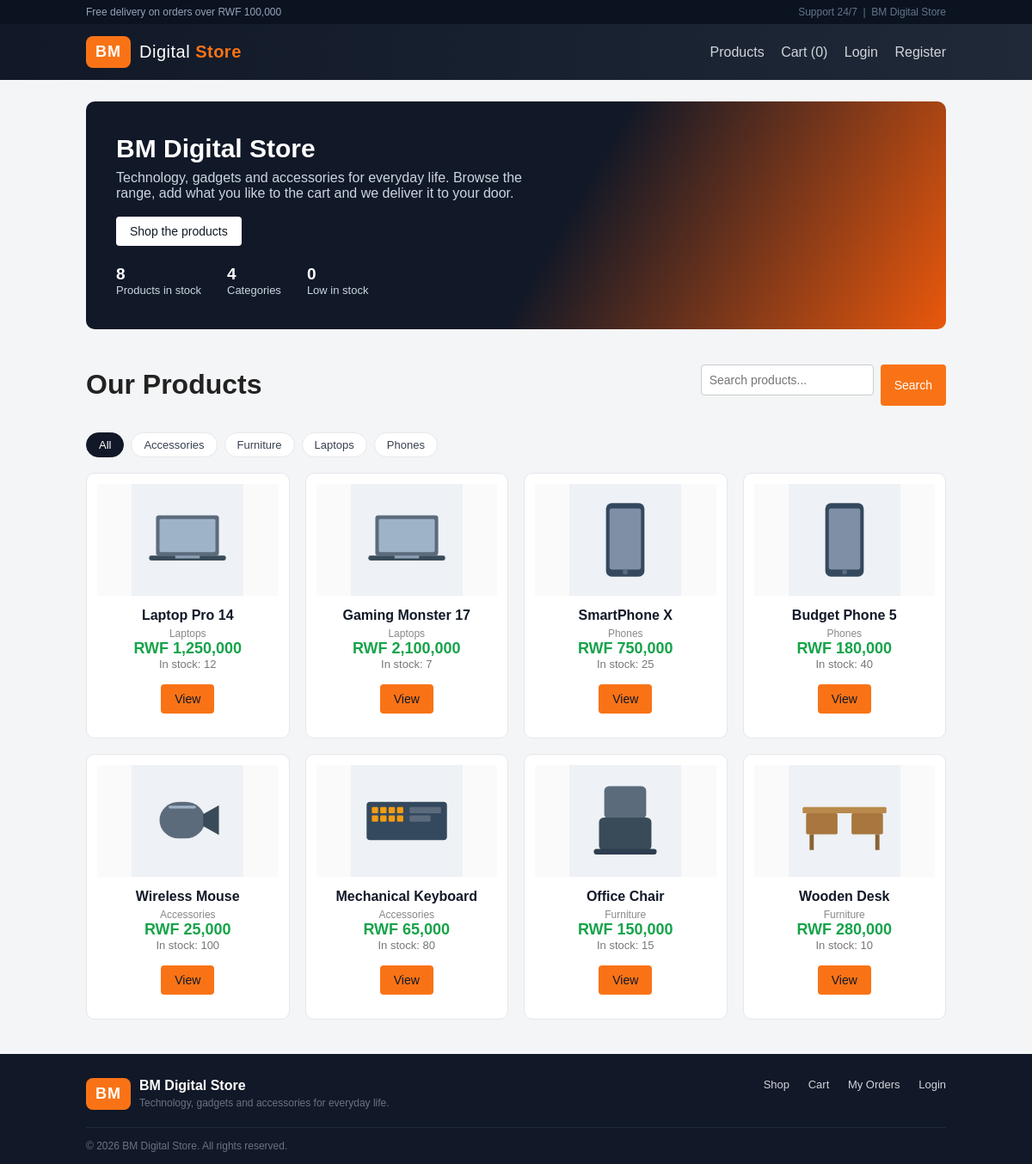
The page / on the database its author committed.
### tables this page shows
CREATE TABLE categories (
    id   INT AUTO_INCREMENT PRIMARY KEY,
    name VARCHAR(100) NOT NULL
);

CREATE TABLE products (
    id          INT AUTO_INCREMENT PRIMARY KEY,
    category_id INT DEFAULT NULL,
    name        VARCHAR(150) NOT NULL,
    description TEXT,
    price       DECIMAL(10,2) NOT NULL DEFAULT 0.00,
    stock       INT NOT NULL DEFAULT 0,
    image       VARCHAR(255) DEFAULT NULL,   
    created_at  TIMESTAMP DEFAULT CURRENT_TIMESTAMP,
    FOREIGN KEY (category_id) REFERENCES categories(id) ON DELETE SET NULL
);

### config/functions.php (called while the page is built, shortened)
<?php
require_once __DIR__ . '/db.php';
function e($text)
{
    global $conn;
    return htmlspecialchars(mysqli_real_escape_string($conn, $text));
}
function run_query($sql)
{
    global $conn;
    $result = mysqli_query($conn, $sql);
    return $result;
}
function get_all($sql)
{
    $rows = array();
    $result = run_query($sql);
    while ($row = mysqli_fetch_assoc($result)) {
        $rows[] = $row;
    }
    return $rows;
}
function get_value($sql)
{
    $result = run_query($sql);
    $row = mysqli_fetch_row($result);
    return $row ? $row[0] : null;
}
function price($amount)
{
    $amount = (float) $amount;
    if (floor($amount) == $amount) {
        return 'RWF ' . number_format($amount, 0);
    }
    return 'RWF ' . number_format($amount, 2);
}
function is_logged_in()
{
    return isset($_SESSION['user_id']);
}
function cart_count()
{
    return isset($_SESSION['cart']) ? array_sum($_SESSION['cart']) : 0;
}
function product_image($filename)
{
    $filename = (string) $filename;
    if ($filename !== '' && file_exists(IMAGE_FOLDER . $filename)) {
        return 'assets/uploads/' . $filename;
    }
    return 'assets/uploads/placeholder.svg';
}

### index.php (the view, shortened to what this page needs)
<?php
require_once __DIR__ . '/includes/header.php';
$category_id = isset($_GET['category']) ? (int) $_GET['category'] : 0;
$search      = isset($_GET['search']) ? trim($_GET['search']) : '';
$where  = '';
$sql = "SELECT p.*, c.name AS category_name
        FROM products p
        LEFT JOIN categories c ON p.category_id = c.id
        WHERE 1=1 " . $where . "
        ORDER BY p.id ASC";
$products = get_all($sql);
$categories = get_all("SELECT * FROM categories ORDER BY name");
$product_count = get_value("SELECT COUNT(*) FROM products");
$low_stock     = (int) get_value("SELECT COUNT(*) FROM products WHERE stock <= 5");
?>
<div class="hero">
    <h1>BM Digital Store</h1>
    <p>Technology, gadgets and accessories for everyday life. Browse the range, add what you
       like to the cart and we deliver it to your door.</p>
    <a class="btn" href="#products">Shop the products</a>
    <div class="hero-stats">
        <div><b><?php echo (int) $product_count; ?></b>Products in stock</div>
        <div><b><?php echo count($categories); ?></b>Categories</div>
        <div><b><?php echo $low_stock; ?></b>Low in stock</div>
    </div>
</div>
<div class="page-head" id="products">
    <h1>Our Products</h1>
    <form method="get" action="index.php" style="display:flex;gap:8px;">
        <input type="text" name="search" placeholder="Search products..." value="<?php echo e($search); ?>">
        <button class="btn" type="submit">Search</button>
    </form>
</div>
<p class="category-bar">
    <a class="<?php echo $category_id == 0 ? 'active' : ''; ?>" href="index.php">All</a>
    <?php foreach ($categories as $cat): ?>
        <a class="<?php echo $category_id == (int) $cat['id'] ? 'active' : ''; ?>"
           href="index.php?category=<?php echo (int) $cat['id']; ?>"><?php echo e($cat['name']); ?></a>
    <?php endforeach; ?>
</p>
<?php if (count($products) == 0): ?>
    <p>No products found.</p>
<?php else: ?>
    <div class="products">
        <?php foreach ($products as $p): ?>
            <div class="product-card">
                <a href="product.php?id=<?php echo (int) $p['id']; ?>">
                    <img src="<?php echo e(product_image($p['image'])); ?>"
                         alt="<?php echo e($p['name']); ?>">
                    <h3><?php echo e($p['name']); ?></h3>
                </a>
                <div class="cat"><?php echo e($p['category_name']); ?></div>
                <div class="price"><?php echo price($p['price']); ?></div>
                <?php if ($p['stock'] > 0): ?>
                    <div class="muted">In stock: <?php echo (int) $p['stock']; ?></div>
                <?php else: ?>
                    <div class="stock-out">Out of stock</div>
                <?php endif; ?>
                <p><a class="btn" href="product.php?id=<?php echo (int) $p['id']; ?>">View</a></p>
            </div>
        <?php endforeach; ?>
    </div>
<?php endif; ?>
<?php require_once __DIR__ . '/includes/footer.php'; ?>

### includes/header.php (shortened to what this page needs)
<?php
require_once __DIR__ . '/../config/db.php';
require_once __DIR__ . '/../config/functions.php';
$base_url  = isset($base_url) ? $base_url : '';
$cart_count = cart_count();
$shop_name  = 'BM Digital Store';
?>
<!DOCTYPE html>
<html lang="en">
<head>
    <link rel="stylesheet" href="<?php echo $base_url; ?>assets/style.css">
</head>
<body>
<div class="top-bar">
    <div class="container">
        <span>Free delivery on orders over RWF 100,000</span>
        <span class="top-right">Support 24/7 &nbsp;|&nbsp; <?php echo e($shop_name); ?></span>
    </div>
</div>
<header class="site-header">
    <div class="container header-inner">
        <a class="logo" href="<?php echo $base_url; ?>index.php">
            <span class="logo-mark">BM</span>
            <span class="logo-text">Digital <b>Store</b></span>
        </a>
        <nav class="nav">
            <a href="<?php echo $base_url; ?>index.php">Products</a>
            <a href="<?php echo $base_url; ?>cart.php">Cart (<?php echo $cart_count; ?>)</a>
            <?php if (is_logged_in()): ?>
                <a href="<?php echo $base_url; ?>orders.php">My Orders</a>
                <span class="hello">Hi, <?php echo e($_SESSION['name']); ?></span>
                <a href="<?php echo $base_url; ?>logout.php">Logout</a>
            <?php else: ?>
                <a href="<?php echo $base_url; ?>login.php">Login</a>
                <a href="<?php echo $base_url; ?>register.php">Register</a>
            <?php endif; ?>
        </nav>
    </div>
</header>
<main class="container">

### includes/footer.php
</main>
<footer class="site-footer">
    <div class="container footer-inner">
        <div class="footer-brand">
            <span class="logo-mark">BM</span>
            <div>
                <strong>BM Digital Store</strong>
                <p class="muted">Technology, gadgets and accessories for everyday life.</p>
            </div>
        </div>
        <div class="footer-links">
            <a href="<?php echo $base_url; ?>index.php">Shop</a>
            <a href="<?php echo $base_url; ?>cart.php">Cart</a>
            <a href="<?php echo $base_url; ?>orders.php">My Orders</a>
            <a href="<?php echo $base_url; ?>login.php">Login</a>
        </div>
    </div>
    <div class="container footer-bottom">
        <p>&copy; <?php echo date('Y'); ?> BM Digital Store. All rights reserved.</p>
    </div>
</footer>
</body>
</html>

### assets/style.css (style rules this page uses)
:root { --dark: #111827; --darker: #0b1220; --brand: #f97316; --brand-dark: #ea580c; --green: #16a34a; --grey: #6b7280; --line: #e5e7eb; }
* { box-sizing: border-box; }
body { margin: 0; font-family: Arial, Helvetica, sans-serif; background: #f4f5f7; color: #222; }
.container { width: 1000px; max-width: 95%; margin: 0 auto; }
.top-bar { background: var(--darker); color: #94a3b8; font-size: 12px; padding: 7px 0; }
.top-bar .container { display: flex; justify-content: space-between; }
.top-right { color: #64748b; }
.site-header { background: linear-gradient(90deg, var(--dark), #1f2937); color: #fff; padding: 14px 0; margin-bottom: 25px; }
.header-inner { display: flex; justify-content: space-between; align-items: center; }
.logo { display: flex; align-items: center; gap: 10px; color: #fff; text-decoration: none; }
.logo-mark { display: inline-block; background: var(--brand); color: #fff; font-weight: bold; font-size: 18px; padding: 8px 11px; border-radius: 8px; letter-spacing: 1px; }
.logo-text { font-size: 20px; letter-spacing: 0.5px; }
.logo-text b { color: var(--brand); }
.nav a { color: #d1d5db; text-decoration: none; margin-left: 15px; }
.hero { background: linear-gradient(120deg, var(--dark) 55%, var(--brand-dark)); color: #fff; border-radius: 10px; padding: 38px 35px; margin-bottom: 25px; }
.hero h1 { margin: 0 0 8px; font-size: 30px; }
.hero p { margin: 0 0 18px; color: #cbd5e1; max-width: 520px; }
.hero .btn { background: #fff; color: var(--dark); }
.hero-stats { display: flex; gap: 30px; margin-top: 22px; font-size: 13px; color: #cbd5e1; }
.hero-stats b { display: block; color: #fff; font-size: 19px; }
.category-bar { margin: 0 0 18px; display: flex; flex-wrap: wrap; gap: 8px; }
.category-bar a { background: #fff; border: 1px solid var(--line); color: #374151; text-decoration: none; font-size: 13px; padding: 6px 14px; border-radius: 20px; }
.category-bar a.active { background: var(--dark); border-color: var(--dark); color: #fff; }
.products { display: grid; grid-template-columns: repeat(4, 1fr); gap: 18px; }
.product-card { background: #fff; border: 1px solid var(--line); border-radius: 10px; padding: 12px; text-align: center; transition: box-shadow 0.2s, transform 0.2s; }
.product-card img { width: 100%; height: 130px; object-fit: contain; background: #fafafa; }
.product-card h3 { font-size: 16px; margin: 10px 0 5px; }
.product-card a { color: var(--dark); text-decoration: none; }
.product-card .price { color: var(--green); font-weight: bold; font-size: 18px; }
.product-card .cat { color: #888; font-size: 12px; }
.btn { display: inline-block; background: var(--brand); color: #fff; border: none; padding: 9px 16px; border-radius: 4px; cursor: pointer; text-decoration: none; font-size: 14px; }
input[type=text], input[type=email], input[type=password], input[type=number], textarea, select { width: 100%; padding: 9px; margin-bottom: 12px; border: 1px solid #ccc; border-radius: 4px; font-size: 14px; }
.page-head { display: flex; justify-content: space-between; align-items: center; margin-bottom: 15px; }
.muted { color: #777; font-size: 13px; }
.site-footer { background: var(--dark); color: #9ca3af; padding: 28px 0 0; margin-top: 40px; font-size: 13px; }
.footer-inner { display: flex; justify-content: space-between; align-items: flex-start; flex-wrap: wrap; gap: 18px; padding-bottom: 20px; }
.footer-brand { display: flex; align-items: flex-start; gap: 10px; }
.footer-brand strong { color: #fff; font-size: 16px; }
.footer-brand .muted { color: #6b7280; margin: 4px 0 0; font-size: 12px; }
.footer-links a { color: #d1d5db; text-decoration: none; margin-left: 18px; }
.footer-bottom { border-top: 1px solid #1f2937; padding: 14px 0; }
.footer-bottom p { margin: 0; color: #6b7280; font-size: 12px; }

### rows shown on the page
categories: name "Accessories"
categories: name "Furniture"
categories: name "Laptops"
categories: name "Phones"
products: image (picture), name "Laptop Pro 14", category.name "Laptops", price "RWF 1,250,000", stock "12"
products: image (picture), name "Gaming Monster 17", category.name "Laptops", price "RWF 2,100,000", stock "7"
products: image (picture), name "SmartPhone X", category.name "Phones", price "RWF 750,000", stock "25"
products: image (picture), name "Budget Phone 5", category.name "Phones", price "RWF 180,000", stock "40"
products: image (picture), name "Wireless Mouse", category.name "Accessories", price "RWF 25,000", stock "100"
products: image (picture), name "Mechanical Keyboard", category.name "Accessories", price "RWF 65,000", stock "80"
products: image (picture), name "Office Chair", category.name "Furniture", price "RWF 150,000", stock "15"
products: image (picture), name "Wooden Desk", category.name "Furniture", price "RWF 280,000", stock "10"

### other values the page prints
$shop_name "BM Digital Store"
$cart_count "0"
$product_count "8"
count($categories) "4"
$low_stock "0"
